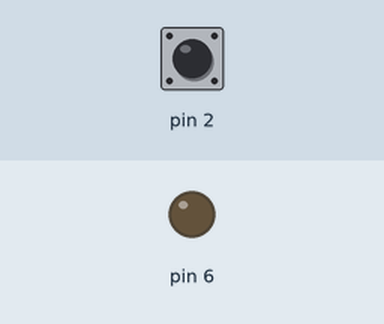
A sketch run on a simulated Arduino Uno, built with avr-gcc and run on an emulated ATmega328P. Parts: output pins drawn as LEDs (lit = HIGH). The test bench sets the inputs (shaded band); at power-on: pin 2 HIGH.

Above: at 1.2 s.
1.3 s: pin 2 pulled LOW for 0.15 s
At 1.9 s:
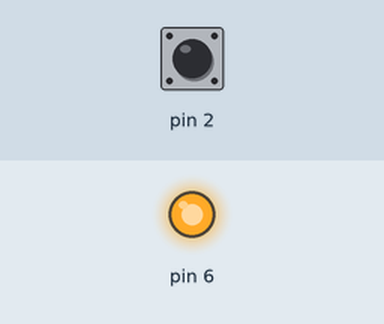
2.9 s: pin 2 pulled LOW for 1 s
At 4.3 s:
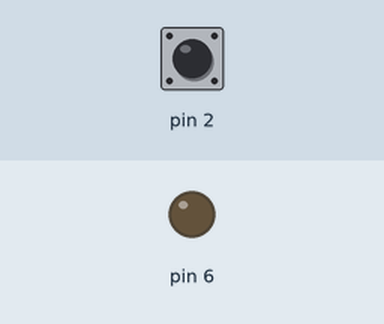
5.4 s: pin 2 pulled LOW for 3.2 s
At 6.2 s:
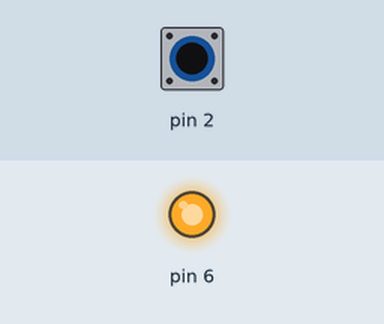
Timing chart, 0 to 8.4 s (numbered marks = the images above; inputs shaded):
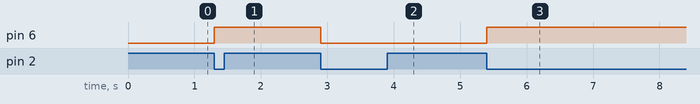

The sketch:

Day16_Button_FSM.ino
```cpp
enum State { OFF, ON };
State state = OFF;

void setup() {
  pinMode(2, INPUT_PULLUP);
  pinMode(6, OUTPUT);
}

void loop() {
  static bool lastBtn = HIGH;
  bool btn = digitalRead(2);

  if (lastBtn == HIGH && btn == LOW) {
    state = (state == OFF) ? ON : OFF;
  }
  lastBtn = btn;

  digitalWrite(6, state == ON);
}
```

Measured:
- after the input at 1.3 s, pin 6: LOW → HIGH at once
- after the input at 2.9 s, pin 6: HIGH → LOW at once
- after the input at 5.4 s, pin 6: LOW → HIGH at once
